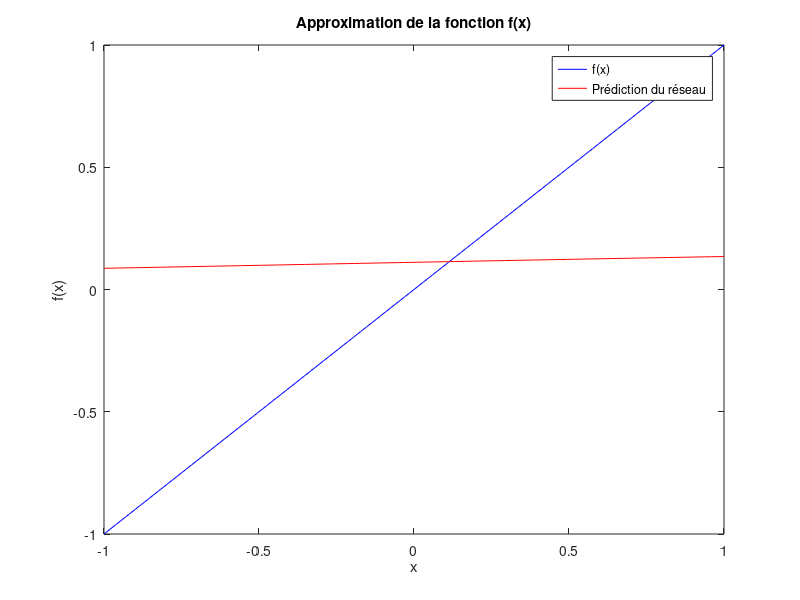

The MATLAB source for this figure:
function sigmoid_backpropagation_example()
    % Function definitions
    function y = sigmoid(x)
        y = 1 ./ (1 + exp(-x));
    end

    function y = sigmoid_prime(x)
        y = sigmoid(x) .* (1 - sigmoid(x));
    end

    % Définition de la fonction à approximer
    f = @(x) x;

    % Définition des paramètres du réseau
    nb_neurones_cache = 2;
    nb_neurones_sortie = 1;
    taux_apprentissage = 0.01;
    epochs = 100;

    % Initialisation des poids et des biais
    W1 = randn(nb_neurones_cache, 1);
    b1 = randn(nb_neurones_cache, 1);
    W2 = randn(nb_neurones_sortie, nb_neurones_cache);
    b2 = randn(nb_neurones_sortie, 1);

    % Entraînement du réseau
    for epoch = 1:epochs
        % Propagation avant
        x = randn(); % Génération d'une entrée aléatoire
        z1 = W1 * x + b1;
        a1 = sigmoid(z1); % Activation de la couche cachée (sigmoïde)
        z2 = W2 * a1 + b2;
        y_pred = z2; % Pas de fonction d'activation pour la sortie

        % Calcul de l'erreur
        erreur = y_pred - f(x);

        % Rétropropagation
        delta_W2 = erreur * a1';
        delta_b2 = erreur;
        delta_a1 = W2' * erreur;
        delta_z1 = delta_a1 .* sigmoid_prime(z1); % Dérivée de la sigmoïde
        delta_W1 = delta_z1 * x';
        delta_b1 = delta_z1;

        % Mise à jour des poids et des biais
        W1 = W1 - taux_apprentissage * delta_W1;
        b1 = b1 - taux_apprentissage * delta_b1;
        W2 = W2 - taux_apprentissage * delta_W2;
        b2 = b2 - taux_apprentissage * delta_b2;
    end

    % Vérification de la performance du réseau
    x_test = linspace(-1, 1, 100);
    y_test_pred = zeros(size(x_test));
    for i = 1:length(x_test)
        z1_test = W1 * x_test(i) + b1;
        a1_test = sigmoid(z1_test);
        z2_test = W2 * a1_test + b2;
        y_test_pred(i) = z2_test;
    end

    % Affichage des résultats
    figure;
    plot(x_test, f(x_test), 'b', x_test, y_test_pred, 'r');
    xlabel('x');
    ylabel('f(x)');
    legend('f(x)', 'Prédiction du réseau');
    title('Approximation de la fonction f(x)');
end
